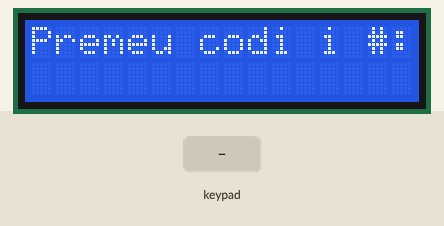
Simulated run of this sketch. Board: Arduino Uno, built with avr-gcc and run on an emulated ATmega328P. Shown: 16×2 character LCD. The inputs (shaded band) are chosen by the test bench.

Above: at 2.2 s.
2.3 s: keypad keys 1 3 1 2 1 1 1 0 pressed 0.4 s apart
At 5.9 s:
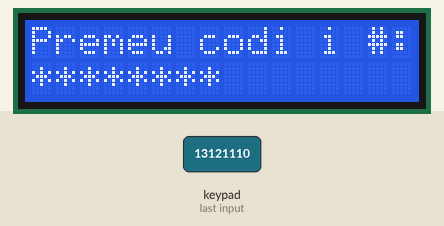
7.0 s: key '1' pressed
At 8.2 s:
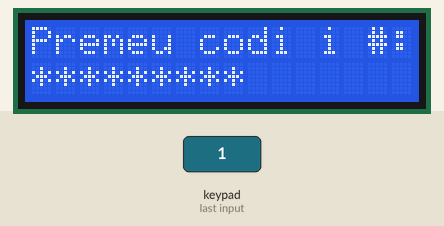
8.5 s: keypad keys 1 3 1 2 1 1 1 0 # pressed 0.4 s apart
At 12.5 s:
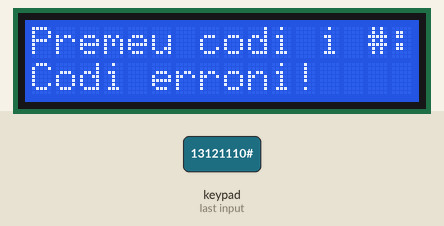
13.6 s: keypad keys 1 7 1 4 # pressed 0.4 s apart
At 16.3 s:
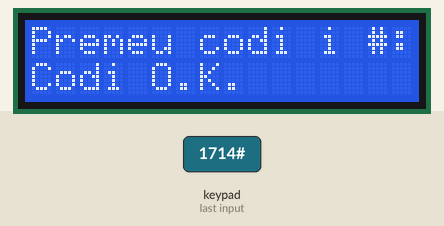
17.1 s: key '2' pressed
At 17.5 s:
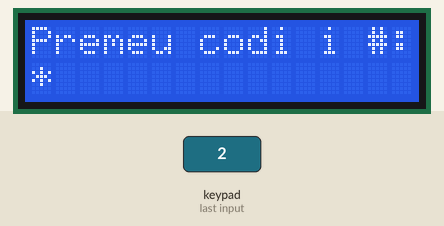
18.6 s: key '3' pressed
At 19.8 s:
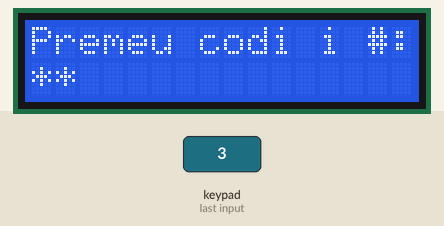
Timing chart, 0 to 21.1 s (numbered marks = the images above; inputs shaded):
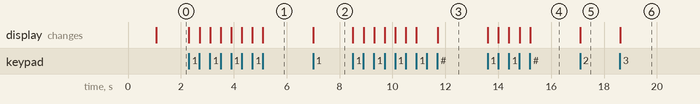

The sketch:

practica_5.1.ino
```cpp
#include <Keypad.h>
#include <LiquidCrystal.h>

//Crea l'objete LCD amb els núms assignats (rs, e, d4, d5, d6, d7)
LiquidCrystal lcd(1, 0, 5, 4, 3, 2);

//Crea les tuples del teclat
const byte ROWS = 4; //quatre fileres
const byte COLS = 4; //quatre columnes
//define la disposició dels botons
char hexaKeys[ROWS][COLS] = {
  {'1', '2', '3', 'A'},
  {'4', '5', '6', 'B'},
  {'7', '8', '9', 'C'},
  {'*', '0', '#', 'D'}
};
byte rowPins[ROWS] = {13, 12, 11, 10}; //connecta els pins de les fileres
byte colPins[COLS] = {9, 8, 7, 6}; //connecta els pins de les columnes

String psw = "1714"; //codi que donarà accés
String codi = ""; //guardarà el codi que vagi escrivint
int cont = 0; //per saber si el codi està buit

//inicialitza una instància de la classe NewKeypad
Keypad customKeypad = Keypad( makeKeymap(hexaKeys), rowPins, colPins, ROWS, COLS);

void setup() {
  // Inicialitzo l'LCD amb el nombre de fileres i columnes
  lcd.begin(16, 2);
  // Escric el missatge inicial.
  lcd.setCursor(0, 0);
  lcd.print("Hola Mon!");
  lcd.setCursor(0, 1);
  lcd.print("Hello World!");
  delay(1000);
  lcd.clear();
  lcd.print("Premeu codi i #:");
  lcd.setCursor(0, 1);
}

void loop() {
  char customKey = customKeypad.getKey();
  if (customKey){
    //si apreto # valida el codi i mostra-ho
    if (customKey == '#'){
      lcd.clear();
      lcd.print("Premeu codi i #:");
      lcd.setCursor(0, 1);
      if(codi==psw){
        lcd.print("Codi O.K.");
      } else {
        lcd.print("Codi erroni!");
      }
      cont = 0;
      codi = "";
    //si premo qualsevol altra tecla emmagatzema-ho al string i mostra * en pantalla
    } else {
      codi = codi+customKey;
      if(cont==0){
        lcd.clear();
        lcd.print("Premeu codi i #:");
        lcd.setCursor(0, 1);
        lcd.print('*');
        cont = 1;
      } else {
        lcd.print('*');
      }
    }
  }
}
```

Measured:
- after the input at 2.3 s, the display: first changes at once (image 1 shows a later state)
- after the input at 7.0 s, the display: changes at once (image 2)
- after the input at 8.5 s, the display: first changes at once (image 3 shows a later state)
- after the input at 13.6 s, the display: first changes at once (image 4 shows a later state)
- after the input at 17.1 s, the display: changes at once (image 5)
- after the input at 18.6 s, the display: changes at once (image 6)
